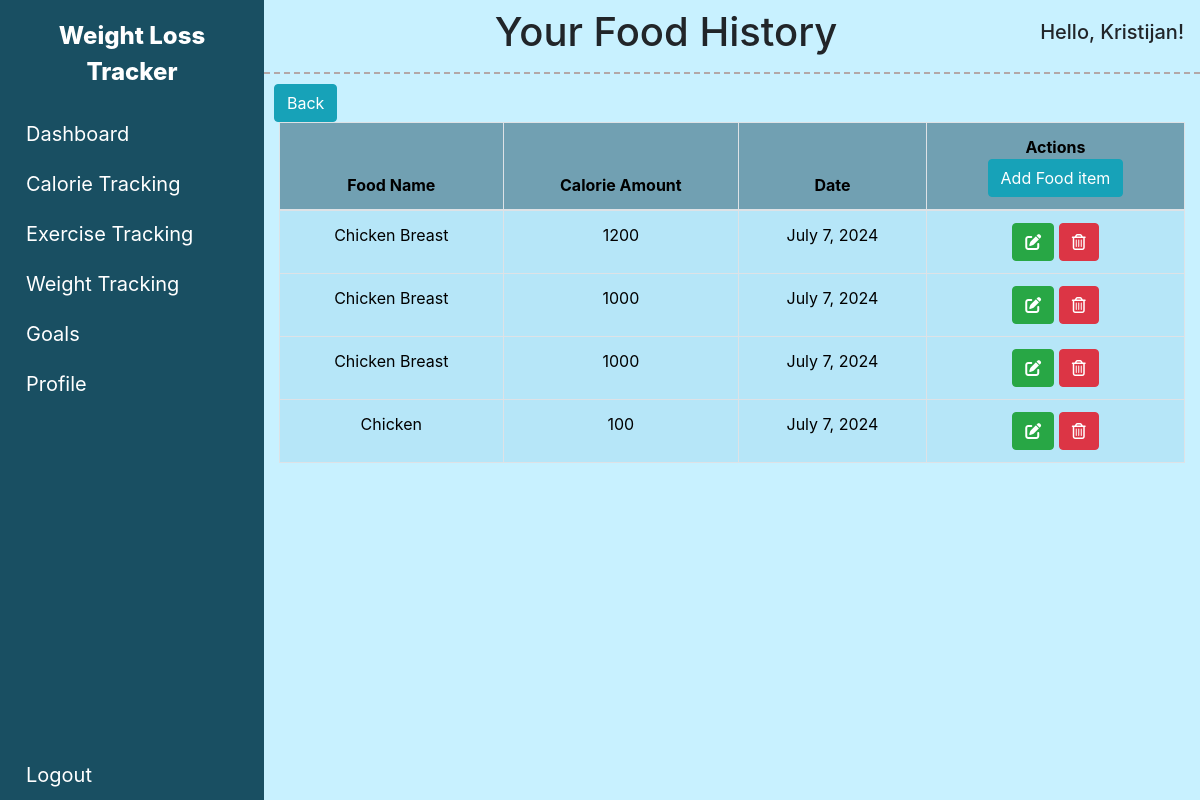
Screenshot of /view-food/ (signed in) with the database file from the repository.
### weight/models.py (models this page shows, shortened)
class Food(models.Model):
    item_name = models.CharField(max_length=100, null=True)
    calories_amount = models.IntegerField(default=0, null=True)
    date = models.DateField(default=datetime.date.today, null=True)
    user = models.ForeignKey(User, on_delete=models.CASCADE, null=True)

### weight/views.py (the view)
# urls.py: path('view-food/', views.view_food, name='weight-view-food'),
@login_required(login_url='login')
def view_food(request):
    foodlist = Food.objects.filter(user=request.user)
    return render(request, "weight/food_history.html", {"title": "View Food History", "pagename": "Your Food History", "foodlist": foodlist})

### weight/templates/weight/food_history.html (shortened to what this page needs)
{% extends "weight/base.html" %}
{% block content %}
    <link rel="stylesheet" href="https://stackpath.bootstrapcdn.com/bootstrap/4.1.3/css/bootstrap.min.css">
    <a class="btn btn-info" href="{% url "weight-calories" %}" role="button" style="position: relative; top:10px; left:10px">Back </a>
    <div class="container" style="top:10px; position: relative">
        <div class="row">
            <div class="col-12">
                <table class="table table-bordered">
                    <thead st>
                        <tr>
                            <th scope="col"style="background: #71A0B2FF; text-align: center">Food Name<br></th>
                            <th scope="col"style="background: #71A0B2FF; text-align: center">Calorie Amount<br></th>
                            <th scope="col"style="background: #71A0B2FF; text-align: center">Date<br></th>
                            <th scope="col"style="background: #71A0B2FF; text-align: center">Actions<br><a class="btn btn-info" href="{% url "weight-add-food" %}" role="button">Add Food item</a></th>
                        </tr>
                    </thead>
                        {% for x in foodlist %}
                                <td style="background: #b6e6f8; text-align: center">{{ x.item_name }}</td>
                                <td style="background: #b6e6f8; text-align: center">{{ x.calories_amount }}</td>
                                <td style="background: #b6e6f8; text-align: center">{{ x.date }}</td>
                                <td style="background: #b6e6f8; text-align: center">
                                    <a href="{% url "weight-update-food" x.id %}">
                                        <button type="button" class="btn btn-success"><i class="fas fa-edit"></i></button>
                                    </a>
                                    <a href="{% url "weight-delete-food" x.id %}">
                                        <button type="button" class="btn btn-danger"><i class="far fa-trash-alt"></i></button>
                                    </a>
                                </td>
                        {% endfor %}
                </table>
            </div>
        </div>
    </div>
{% endblock content %}

### weight/templates/weight/base.html (shortened to what this page needs)
{% load static %}
<!DOCTYPE html>
<html lang="en">
<head>
    <link href="https://cdn.lineicons.com/4.0/lineicons.css" rel="stylesheet" />
    <link href="https://cdn.jsdelivr.net/npm/bootstrap@5.3.3/dist/css/bootstrap.min.css" rel="stylesheet"
>
    <link rel="stylesheet" type="text/css" href="{% static "weight/main.css" %}">
</head>
<body>
    <div class="d-flex">
        <aside id="sidebar" class="sidebar-toggle">
            <div class="sidebar-logo">
                <a href="{% url "weight-dashboard" %}">Weight Loss Tracker</a>
            </div>
            <ul class="sidebar-nav p-0">
                <li class="sidebar-item">
                    <a href="{% url  "weight-dashboard"%}" class="sidebar-link">
                        <span>Dashboard</span>
                    </a>
                </li>
                <li class="sidebar-item">
                    <a href="{% url "weight-calories" %}" class="sidebar-link">
                        <span>Calorie Tracking</span>
                    </a>
                </li>
                <li class="sidebar-item">
                    <a href="{% url "weight-exercise" %}" class="sidebar-link">
                        <span>Exercise Tracking</span>
                    </a>
                </li>
                <li class="sidebar-item">
                    <a href="{% url "weight-tracking" %}" class="sidebar-link">
                        <span>Weight Tracking</span>
                    </a>
                </li>
                <li class="sidebar-item">
                    <a href="{% url "weight-goals" user.id %}" class="sidebar-link">
                        <span>Goals</span>
                    </a>
                </li>
                <li class="sidebar-item">
                    <a href="{% url "weight-profile" %}" class="sidebar-link">
                        <span>Profile</span>
                    </a>
                </li>
            </ul>
            <div class="sidebar-footer">
                <a href="{% url "logout" %}" class="sidebar-link">
                    <span>Logout</span>
                </a>
            </div>
        </aside>
        <div class="main">
            <nav class="navbar navbar-expand">
                <button class="toggler-btn" type="button">
                </button>
                <div class="title">
                    {% if pagename %}
                        <h1>{{pagename}}</h1>
                    {% else %}
                        <h1>Weight Loss Tracker</h1>
                    {% endif %}
                </div>
                <div style="position: relative">
                    <h5>Hello, {{ user.first_name }}!</h5>
                </div>
            </nav>
            <div>
                {% block content %} {% endblock content %}
            </div>
        </div>
    </div>
</body>
</html>

### weight/static/weight/main.css (style rules this page uses)
body { font-family: 'Optima', sans-serif; }
h1 { font-weight: 800; text-align: center; }
li { list-style: none; }
a { text-decoration: none; }
.main { min-height: 100vh; width: 100%; overflow: hidden; background-color: #c8f1ff; float: none; }
#sidebar { max-width: 264px; min-width: 264px; transition: all 0.35s ease-in-out; background-color: #194f62; display: flex; flex-direction: column; }
.toggler-btn { background-color: transparent; cursor: pointer; border: 0; }
.navbar { padding: 1.15rem 1.5rem; border-bottom: 2px dashed #b3a8a8; display: flex; }
.title { text-align: center; font-size: 36px; line-height: 180%; flex:1 0 auto; }
.sidebar-nav { flex: 1 1 auto; }
.sidebar-logo { padding: 1.15rem 1.5rem; text-align: center; }
.sidebar-logo a { color: #FFF; font-weight: 800; font-size: 1.5rem; }
a.sidebar-link { padding: .625rem 1.625rem; color: #FFF; position: relative; transition: all 0.35s; display: block; font-size: 1.25rem; }

### rows the page displays
Food: item_name "Chicken Breast", calories_amount "1200", date "July 7, 2024"
Food: item_name "Chicken Breast", calories_amount "1000", date "July 7, 2024"
Food: item_name "Chicken Breast", calories_amount "1000", date "July 7, 2024"
Food: item_name "Chicken", calories_amount "100", date "July 7, 2024"

### other values shown
{{ pagename }} "Your Food History"
{{ user.first_name }} "Kristijan"
